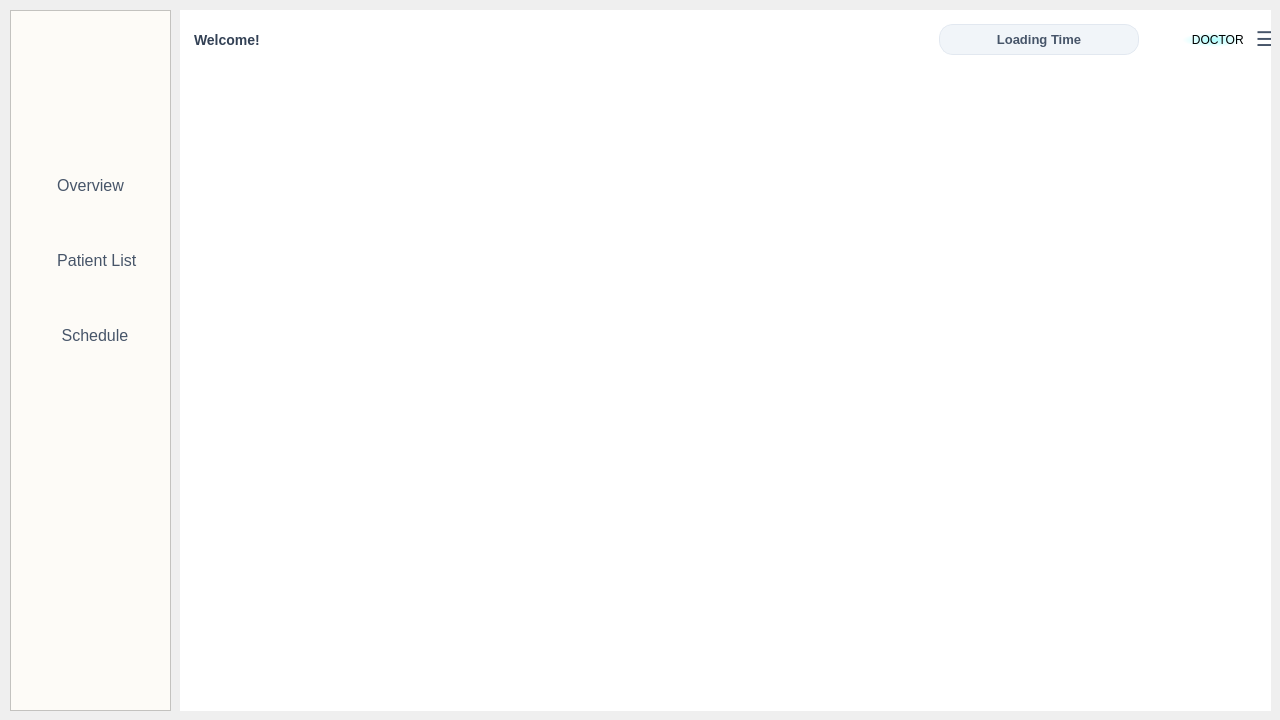
<?xml version="1.0" encoding="UTF-8"?>
<ui version="4.0">
 <class>doctorwindow</class>
 <widget class="QWidget" name="doctorwindow">
  <property name="geometry">
   <rect>
    <x>0</x>
    <y>0</y>
    <width>1280</width>
    <height>720</height>
   </rect>
  </property>
  <property name="font">
   <font>
    <pointsize>9</pointsize>
   </font>
  </property>
  <property name="windowTitle">
   <string>Form</string>
  </property>
  <property name="autoFillBackground">
   <bool>false</bool>
  </property>
  <property name="styleSheet">
   <string notr="true">/* 1. Sidebar Background - Light Beige */
QFrame#sidebarFrame {
    background-color: #FDFBF7; /* Soft, warm beige-white */
    border-right: 1px solid #e2e8f0;
}

/* 2. Navigation Buttons Styling */
QPushButton#overviewBtn, QPushButton#patientlistBtn, QPushButton#scheduleBtn {
    background-color: transparent;
    border-radius: 8px;
    padding: 10px 15px;
    color: #475569;
    font-family: &quot;Segoe UI&quot;, sans-serif;
    font-weight: 600;
    text-align: left;
    margin: 5px 10px;
}

/* Hover effect */
QPushButton#overviewBtn:hover, QPushButton#patientlistBtn:hover, QPushButton#scheduleBtn:hover{
    background-color: #f1ede6; /* Slightly darker beige on hover */
    color: #1e293b;
}

/* Active state for selected tab */
QPushButton#overviewBtn:checked, 
QPushButton#patientlistBtn:checked, 
QPushButton#scheduleBtn:checked {
    background-color: #e5e0d7; 
    color: #3f352a;
    border-left: 4px solid #3f352a;
}</string>
  </property>
  <widget class="QWidget" name="centralWidget" native="true">
   <property name="geometry">
    <rect>
     <x>180</x>
     <y>10</y>
     <width>1091</width>
     <height>701</height>
    </rect>
   </property>
   <property name="font">
    <font>
     <pointsize>14</pointsize>
    </font>
   </property>
   <property name="styleSheet">
    <string notr="true">background-color: #ffffff;</string>
   </property>
   <widget class="QWidget" name="topBarWidget" native="true">
    <property name="geometry">
     <rect>
      <x>0</x>
      <y>10</y>
      <width>1100</width>
      <height>40</height>
     </rect>
    </property>
    <property name="sizePolicy">
     <sizepolicy hsizetype="Fixed" vsizetype="Fixed">
      <horstretch>0</horstretch>
      <verstretch>0</verstretch>
     </sizepolicy>
    </property>
    <layout class="QHBoxLayout" name="horizontalLayout">
     <item>
      <widget class="QLabel" name="message">
       <property name="sizePolicy">
        <sizepolicy hsizetype="Fixed" vsizetype="Fixed">
         <horstretch>0</horstretch>
         <verstretch>0</verstretch>
        </sizepolicy>
       </property>
       <property name="font">
        <font>
         <family>Segoe UI</family>
         <pointsize>-1</pointsize>
         <fontweight>DemiBold</fontweight>
        </font>
       </property>
       <property name="styleSheet">
        <string notr="true">QLabel#message {
    color: #334155;                 /* Dark slate color ensures it is visible */
    font-family: &quot;Segoe UI&quot;, sans-serif;
    font-size: 14px;
    font-weight: 600;
    background-color: transparent;  /* Ensure it has no background color blocking it */
    padding: 0px 10px;              /* Breathing room */
}</string>
       </property>
       <property name="text">
        <string>Welcome!</string>
       </property>
      </widget>
     </item>
     <item>
      <spacer name="horizontalSpacer">
       <property name="orientation">
        <enum>Qt::Orientation::Horizontal</enum>
       </property>
       <property name="sizeHint" stdset="0">
        <size>
         <width>578</width>
         <height>18</height>
        </size>
       </property>
      </spacer>
     </item>
     <item>
      <widget class="QLabel" name="label_clock">
       <property name="sizePolicy">
        <sizepolicy hsizetype="Preferred" vsizetype="Fixed">
         <horstretch>0</horstretch>
         <verstretch>0</verstretch>
        </sizepolicy>
       </property>
       <property name="minimumSize">
        <size>
         <width>200</width>
         <height>31</height>
        </size>
       </property>
       <property name="maximumSize">
        <size>
         <width>200</width>
         <height>31</height>
        </size>
       </property>
       <property name="font">
        <font>
         <family>Segoe UI</family>
         <pointsize>-1</pointsize>
         <fontweight>DemiBold</fontweight>
        </font>
       </property>
       <property name="styleSheet">
        <string notr="true">QLabel#label_clock{
    background-color: #f1f5f9; /* Clean slate-gray box fill */
    border: 1px solid #e2e8f0;  /* Delicate border line */
    border-radius: 14px;        /* Smooth rounded pill edges */
    padding: 6px 16px;          /* Perfect breathing room around the text */
    
    /* Typography Style */
    color: #475569;             /* Crisp slate text color */
    font-family: &quot;Segoe UI&quot;, -apple-system, sans-serif;
    font-size: 13px;
    font-weight: 600;
}</string>
       </property>
       <property name="text">
        <string>Loading Time</string>
       </property>
       <property name="alignment">
        <set>Qt::AlignmentFlag::AlignCenter</set>
       </property>
      </widget>
     </item>
     <item>
      <widget class="QLabel" name="doctorImg">
       <property name="sizePolicy">
        <sizepolicy hsizetype="Preferred" vsizetype="Preferred">
         <horstretch>0</horstretch>
         <verstretch>0</verstretch>
        </sizepolicy>
       </property>
       <property name="minimumSize">
        <size>
         <width>31</width>
         <height>30</height>
        </size>
       </property>
       <property name="maximumSize">
        <size>
         <width>31</width>
         <height>30</height>
        </size>
       </property>
       <property name="text">
        <string/>
       </property>
       <property name="pixmap">
        <pixmap resource="resources.qrc">:/images/doctor.jpg</pixmap>
       </property>
       <property name="scaledContents">
        <bool>true</bool>
       </property>
       <property name="alignment">
        <set>Qt::AlignmentFlag::AlignCenter</set>
       </property>
      </widget>
     </item>
     <item>
      <widget class="QLabel" name="doctorLabel">
       <property name="sizePolicy">
        <sizepolicy hsizetype="Fixed" vsizetype="Fixed">
         <horstretch>0</horstretch>
         <verstretch>0</verstretch>
        </sizepolicy>
       </property>
       <property name="styleSheet">
        <string notr="true">
background-color: qradialgradient(spread:pad, cx:0.5, cy:0.5, radius:0.5, fx:0.5, fy:0.5, stop:0 rgba(170, 255, 255, 255), stop:1 rgba(255, 255, 255, 255));
border-radius: 16px;
font: 600 9pt &quot;Segoe UI&quot;;
color: #000000; </string>
       </property>
       <property name="text">
        <string>   DOCTOR</string>
       </property>
      </widget>
     </item>
     <item>
      <widget class="QPushButton" name="logoutBtn">
       <property name="sizePolicy">
        <sizepolicy hsizetype="Fixed" vsizetype="Fixed">
         <horstretch>0</horstretch>
         <verstretch>0</verstretch>
        </sizepolicy>
       </property>
       <property name="styleSheet">
        <string notr="true">/* Optimized 3-Bars Menu Button */
QPushButton#logoutBtn {
    background-color: transparent;
    color: #475569;             /* Slate text color */
    border: none;
    font-family: &quot;Segoe UI&quot;, sans-serif;
    font-size: 20px;            /* Bumps up the size of the bars */
    font-weight: bold;          /* Makes the bars look clean and solid */
    padding: 0px 6px;
    margin-bottom: 2px;         /* Keeps it perfectly vertically aligned with the text */
}

QPushButton#logoutBtn:hover {
    color: #0f172a;
    background-color: #e2e8f0;  /* Soft grey hover box */
    border-radius: 6px;
}

QPushButton::menu-indicator{
	image:none;
	width: 0 px;
	height:0 px;
}</string>
       </property>
       <property name="text">
        <string>☰</string>
       </property>
      </widget>
     </item>
    </layout>
   </widget>
   <widget class="QWidget" name="contentWidget" native="true">
    <property name="geometry">
     <rect>
      <x>0</x>
      <y>50</y>
      <width>1091</width>
      <height>651</height>
     </rect>
    </property>
    <widget class="QStackedWidget" name="stackedWidget">
     <property name="geometry">
      <rect>
       <x>0</x>
       <y>0</y>
       <width>1091</width>
       <height>651</height>
      </rect>
     </property>
     <property name="currentIndex">
      <number>2</number>
     </property>
     <widget class="QWidget" name="pageOverview">
      <widget class="QWidget" name="headerWidget" native="true">
       <property name="geometry">
        <rect>
         <x>10</x>
         <y>10</y>
         <width>411</width>
         <height>51</height>
        </rect>
       </property>
       <layout class="QHBoxLayout" name="horizontalLayout_2"/>
      </widget>
      <widget class="QWidget" name="statsContainer" native="true">
       <property name="geometry">
        <rect>
         <x>10</x>
         <y>90</y>
         <width>731</width>
         <height>201</height>
        </rect>
       </property>
      </widget>
      <widget class="QListWidget" name="patientListWidget">
       <property name="geometry">
        <rect>
         <x>10</x>
         <y>320</y>
         <width>601</width>
         <height>321</height>
        </rect>
       </property>
      </widget>
      <widget class="QTableWidget" name="appointmentsTable">
       <property name="geometry">
        <rect>
         <x>640</x>
         <y>320</y>
         <width>431</width>
         <height>321</height>
        </rect>
       </property>
      </widget>
      <widget class="QLabel" name="lblPatientsTitle">
       <property name="geometry">
        <rect>
         <x>20</x>
         <y>330</y>
         <width>321</width>
         <height>41</height>
        </rect>
       </property>
       <property name="text">
        <string>TextLabel</string>
       </property>
      </widget>
      <widget class="QLabel" name="lblAppointmentsTtitle">
       <property name="geometry">
        <rect>
         <x>650</x>
         <y>330</y>
         <width>311</width>
         <height>41</height>
        </rect>
       </property>
       <property name="text">
        <string>TextLabel</string>
       </property>
      </widget>
     </widget>
     <widget class="QWidget" name="pagePatient"/>
     <widget class="QWidget" name="pageScheduling"/>
    </widget>
   </widget>
  </widget>
  <widget class="QFrame" name="sideBarFrame">
   <property name="geometry">
    <rect>
     <x>10</x>
     <y>10</y>
     <width>161</width>
     <height>701</height>
    </rect>
   </property>
   <property name="styleSheet">
    <string notr="true">/* 1. Sidebar Frame Styling */
QFrame#sideBarFrame {
    background-color: #FDFBF7; 
    border-right: 1px solid #e2e8f0;
}

/* 2. Target your specific buttons by object name regardless of hierarchy */
#overviewBtn,#patientlistBtn, #scheduleBtn {
    background-color: transparent;
    border: none;
    text-align: left;
    padding-left: 15px;
    font-weight: normal;
}

/* 3. Hover State */
#overviewBtn:hover, #patientlistBtn:hover, #scheduleBtn:hover {
    background-color: #f1f5f9; 
    border-radius: 10px;
}

/* 4. Active / Checked State */
#overviewBtn:checked, 
#patientlistBtn:checked, 
#scheduleBtn:checked {
    background-color: qlineargradient(spread:pad, x1:0, y1:0, x2:1, y2:0, stop:0 #ccffff, stop:1 #ffffff);
    border-radius: 10px;
    font-weight: bold;
}</string>
   </property>
   <property name="frameShape">
    <enum>QFrame::Shape::StyledPanel</enum>
   </property>
   <property name="frameShadow">
    <enum>QFrame::Shadow::Raised</enum>
   </property>
   <widget class="QPushButton" name="scheduleBtn">
    <property name="geometry">
     <rect>
      <x>0</x>
      <y>300</y>
      <width>161</width>
      <height>51</height>
     </rect>
    </property>
    <property name="font">
     <font>
      <family>Segoe UI</family>
      <pointsize>12</pointsize>
      <bold>false</bold>
     </font>
    </property>
    <property name="text">
     <string>      Schedule</string>
    </property>
   </widget>
   <widget class="QLabel" name="logoLabel">
    <property name="geometry">
     <rect>
      <x>20</x>
      <y>10</y>
      <width>131</width>
      <height>131</height>
     </rect>
    </property>
    <property name="text">
     <string/>
    </property>
    <property name="pixmap">
     <pixmap resource="resources.qrc">:/images/axonimg.png</pixmap>
    </property>
    <property name="scaledContents">
     <bool>true</bool>
    </property>
   </widget>
   <widget class="QPushButton" name="overviewBtn">
    <property name="geometry">
     <rect>
      <x>0</x>
      <y>150</y>
      <width>161</width>
      <height>51</height>
     </rect>
    </property>
    <property name="font">
     <font>
      <family>Segoe UI</family>
      <pointsize>12</pointsize>
      <bold>false</bold>
     </font>
    </property>
    <property name="text">
     <string>     Overview</string>
    </property>
   </widget>
   <widget class="QPushButton" name="patientlistBtn">
    <property name="geometry">
     <rect>
      <x>0</x>
      <y>220</y>
      <width>161</width>
      <height>61</height>
     </rect>
    </property>
    <property name="font">
     <font>
      <family>Segoe UI</family>
      <pointsize>12</pointsize>
      <bold>false</bold>
     </font>
    </property>
    <property name="text">
     <string>     Patient List</string>
    </property>
   </widget>
  </widget>
 </widget>
 <resources>
  <include location="resources.qrc"/>
 </resources>
 <connections/>
</ui>
